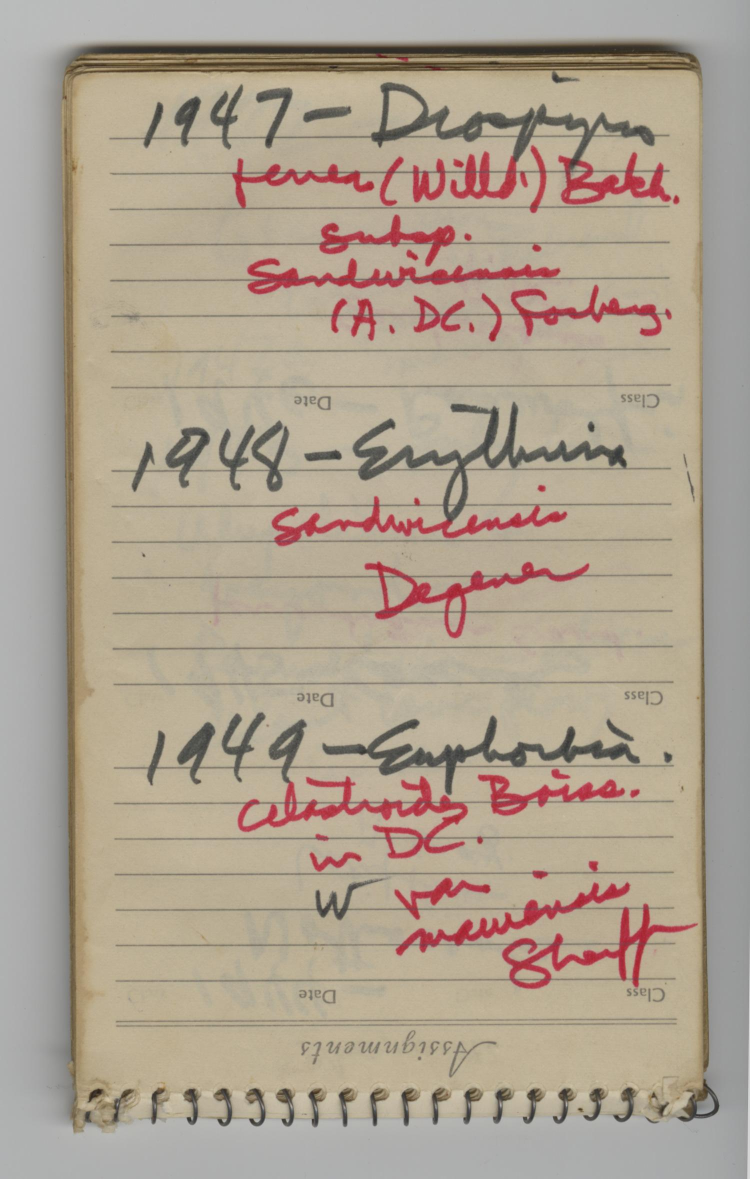
#> input picture recursos/imagenes/portadas/cuaderno.png, 1500 x 2357 px (shown at 1/2 size)
$ python -i preprocesado.py   (imports and definitions only)
#> lines starting #> are read from the running program, lines starting #| are printed output that depends on the picture; after the words box and inside, x2 and y2 are one past the last pixel; in counts of white or black regions, pixels touching at a corner belong together
import base64
import re

import cv2
import numpy as np

LADO_MAXIMO = 1000
# Las fotos se guardan con mas detalle que el que se usa para segmentar: sirve para hacer zoom en numeros chicos o lejanos.
LADO_GUARDADO = 2000
ALTURA_COMODA = 45
GIROS = (None, cv2.ROTATE_90_CLOCKWISE, cv2.ROTATE_180, cv2.ROTATE_90_COUNTERCLOCKWISE)
# Con 0,08 ninguna foto derecha de las pruebas se volteo por error; mas bajo endereza mas fotos de cabeza pero voltea
# algunas derechas (el 6 y el 9, o el 0, 1 y 8, se ven igual de cabeza). Para esas queda el boton «Girar».
MARGEN_GIRO = 0.08


# [5 lines left out: function decodificar_imagen, not called in this run]


def limitar_tamano(imagen, lado_maximo=LADO_MAXIMO):
    alto, ancho = imagen.shape[:2]
    escala = lado_maximo / max(alto, ancho)
    if escala < 1:
        imagen = cv2.resize(imagen, (round(ancho * escala), round(alto * escala)), interpolation=cv2.INTER_AREA)
    return imagen


def a_gris(imagen):
    """Pasa a gris. Si hay cuadricula de un color distinto a la tinta, usa el canal (azul, verde o rojo) donde la
    cuadricula casi desaparece y la tinta sigue oscura."""
    if imagen.ndim != 3:
        return imagen.copy()
    gris = cv2.cvtColor(imagen, cv2.COLOR_BGR2GRAY)
    binaria = binarizar(normalizar_iluminacion(gris))
    lineas = cv2.bitwise_and(cv2.bitwise_or(_lineas_largas(binaria, True), _lineas_largas(binaria, False)), binaria)
    if np.count_nonzero(lineas) < 50:
        return gris
    distancia = cv2.distanceTransform(binaria, cv2.DIST_L2, 3)
    radio = float(np.median(distancia[lineas > 0]))
    if not np.isfinite(radio) or radio > min(binaria.shape) / 8:
        return gris
    tinta = distancia > radio + 1.5
    cerca_de_tinta = cv2.dilate(tinta.astype(np.uint8), np.ones((5, 5), np.uint8)).astype(bool)
    linea_fina = (lineas > 0) & (distancia <= radio + 0.5) & ~cerca_de_tinta
    papel = binaria == 0
    if tinta.sum() < 20 or linea_fina.sum() < 50 or papel.sum() < 50:
        return gris
    candidatos = [gris] + [imagen[..., c] for c in range(3)]
    puntajes = []
    for canal in candidatos:
        fondo = float(np.median(canal[papel]))
        contraste_tinta = fondo - float(np.median(canal[tinta]))
        contraste_linea = fondo - float(np.median(canal[linea_fina]))
        puntajes.append(contraste_tinta - max(0.0, contraste_linea))
    mejor = int(np.argmax(puntajes))
    if mejor == 0 or puntajes[mejor] < puntajes[0] + 20:
        return gris
    return candidatos[mejor].copy()


def normalizar_iluminacion(gris):
    """Divide por el fondo estimado para quitar sombras y dejar el papel casi blanco."""
    if np.median(gris) < 110:
        gris = 255 - gris
    lado = max(15, min(gris.shape) // 12) | 1
    fondo = cv2.medianBlur(cv2.dilate(gris, np.ones((lado, lado), np.uint8)), lado * 2 + 1)
    normalizada = cv2.divide(gris, np.maximum(fondo, 1), scale=255)
    return cv2.normalize(normalizada, None, 0, 255, cv2.NORM_MINMAX)


def binarizar(normalizada):
    _, binaria = cv2.threshold(normalizada, 0, 255, cv2.THRESH_BINARY_INV + cv2.THRESH_OTSU)
    return binaria


def _lineas_largas(binaria, horizontal):
    """Marca las rectas de una hoja cuadriculada o rayada: cruzan casi toda la foto o, si estan torcidas, salen por un borde."""
    alto, ancho = binaria.shape
    largo_total = ancho if horizontal else alto
    tramo = max(15, largo_total // 20)
    if horizontal:
        engrosada = cv2.dilate(binaria, np.ones((3, 1), np.uint8))
        tramos = cv2.morphologyEx(engrosada, cv2.MORPH_OPEN, np.ones((1, tramo), np.uint8))
    else:
        engrosada = cv2.dilate(binaria, np.ones((1, 3), np.uint8))
        tramos = cv2.morphologyEx(engrosada, cv2.MORPH_OPEN, np.ones((tramo, 1), np.uint8))
    cantidad, etiquetas, estadisticas, _ = cv2.connectedComponentsWithStats(tramos, connectivity=8)
    elegidas = []
    for i in range(1, cantidad):
        x, y, w, h, area = estadisticas[i]
        largo = w if horizontal else h
        toca_borde = x == 0 or y == 0 or x + w == ancho or y + h == alto
        if largo >= 0.8 * largo_total or (toca_borde and largo >= max(tramo, 0.1 * largo_total) and area <= 6 * largo):
            elegidas.append(i)
    return np.where(np.isin(etiquetas, elegidas), 255, 0).astype(np.uint8)


def quitar_cuadricula(binaria):
    """Borra las lineas finas de hojas cuadriculadas o rayadas sin tocar los trazos, mas gruesos, del digito."""
    lineas = cv2.bitwise_and(cv2.bitwise_or(_lineas_largas(binaria, True), _lineas_largas(binaria, False)), binaria)
    if not lineas.any():
        return binaria
    distancia = cv2.distanceTransform(binaria, cv2.DIST_L2, 3)
    radio = float(np.median(distancia[lineas > 0]))
    if not np.isfinite(radio) or radio > min(binaria.shape) / 8:
        return binaria
    lado = 2 * int(np.ceil(radio + 2)) + 1
    # Lo mas grueso que una linea es trazo; los cruces de la cuadricula tambien engordan, pero son puntos chicos.
    nucleos = (distancia > radio + 1.5).astype(np.uint8)
    cantidad, etiquetas, estadisticas, _ = cv2.connectedComponentsWithStats(nucleos, connectivity=8)
    grandes = [i for i in range(1, cantidad)
               if max(estadisticas[i, cv2.CC_STAT_WIDTH], estadisticas[i, cv2.CC_STAT_HEIGHT]) >= 2 * lado]
    nucleos = np.where(np.isin(etiquetas, grandes), 255, 0).astype(np.uint8)
    gruesos = cv2.dilate(nucleos, cv2.getStructuringElement(cv2.MORPH_ELLIPSE, (lado, lado)))
    quitar = cv2.bitwise_and(lineas, cv2.bitwise_not(gruesos))
    limpia = cv2.bitwise_and(binaria, cv2.bitwise_not(quitar))
    limpia = cv2.morphologyEx(limpia, cv2.MORPH_CLOSE, np.ones((5, 1), np.uint8))
    limpia = cv2.morphologyEx(limpia, cv2.MORPH_CLOSE, np.ones((1, 5), np.uint8))
    return cv2.morphologyEx(limpia, cv2.MORPH_OPEN, np.ones((2, 2), np.uint8))


def _unir(a, b):
    x = min(a[0], b[0])
    y = min(a[1], b[1])
    return (x, y, max(a[0] + a[2], b[0] + b[2]) - x, max(a[1] + a[3], b[1] + b[3]) - y)


def _solape_horizontal(a, b):
    izquierda = max(a[0], b[0])
    derecha = min(a[0] + a[2], b[0] + b[2])
    return max(0, derecha - izquierda) / max(1, min(a[2], b[2]))


def _unir_fragmentos(cajas):
    """Une trazos de un mismo digito (la barra del 5, las ramas del 4) que se superponen en horizontal."""
    cajas = list(cajas)
    cambio = True
    while cambio:
        cambio = False
        for i in range(len(cajas)):
            for j in range(i + 1, len(cajas)):
                if _solape_horizontal(cajas[i], cajas[j]) >= 0.5:
                    cajas[i] = _unir(cajas[i], cajas[j])
                    del cajas[j]
                    cambio = True
                    break
            if cambio:
                break
    return cajas


def ordenar_cajas(cajas):
    """Orden de lectura: por filas de arriba abajo y, dentro de cada fila, de izquierda a derecha."""
    if not cajas:
        return []
    altura = np.median([c[3] for c in cajas])
    filas = []
    for caja in sorted(cajas, key=lambda c: c[1] + c[3] / 2):
        centro = caja[1] + caja[3] / 2
        if filas and abs(centro - filas[-1]["centro"]) < 0.6 * altura:
            filas[-1]["cajas"].append(caja)
            filas[-1]["centro"] = np.mean([c[1] + c[3] / 2 for c in filas[-1]["cajas"]])
        else:
            filas.append({"centro": centro, "cajas": [caja]})
    return [c for fila in filas for c in sorted(fila["cajas"], key=lambda c: c[0])]


def detectar_cajas(binaria):
    alto, ancho = binaria.shape
    cantidad, _, estadisticas, _ = cv2.connectedComponentsWithStats(binaria, connectivity=8)
    # Minimo bajo para no perder numeros chicos o lejanos; las manchas sueltas caen luego por ser mucho mas bajas que los digitos.
    area_minima = max(12, 0.00003 * alto * ancho)
    candidatas = []
    for i in range(1, cantidad):
        x, y, w, h, area = estadisticas[i]
        if area < area_minima or h < 6:
            continue
        if w > 0.8 * ancho or h > 0.8 * alto or w > 5 * h:
            continue
        candidatas.append((int(x), int(y), int(w), int(h)))
    cajas = _unir_fragmentos(candidatas)
    if cajas:
        mayor = max(c[3] for c in cajas)
        cajas = [c for c in cajas if c[3] >= 0.3 * mayor]
    return ordenar_cajas(cajas)


def _mismo_renglon(a, b):
    return abs((a[1] + a[3] / 2) - (b[1] + b[3] / 2)) < 0.6 * max(a[3], b[3])


# [39 lines left out: functions _ajustar_caja, _dividir_caja, ajustar_cantidad, not called in this run]


def caja_a_mnist(binaria, caja):
    """Recorta un digito y lo deja como MNIST: lado mayor de 20 px, centrado por centro de masa en 28x28."""
    x, y, w, h = caja
    recorte = binaria[y : y + h, x : x + w]
    escala = 20.0 / max(w, h)
    tamano = (max(1, round(w * escala)), max(1, round(h * escala)))
    reducido = cv2.resize(recorte, tamano, interpolation=cv2.INTER_AREA)
    lienzo = np.zeros((28, 28), np.uint8)
    y0, x0 = (28 - tamano[1]) // 2, (28 - tamano[0]) // 2
    lienzo[y0 : y0 + tamano[1], x0 : x0 + tamano[0]] = reducido
    momentos = cv2.moments(lienzo)
    if momentos["m00"] > 0:
        dx = 14 - momentos["m10"] / momentos["m00"]
        dy = 14 - momentos["m01"] / momentos["m00"]
        lienzo = cv2.warpAffine(lienzo, np.float32([[1, 0, dx], [0, 1, dy]]), (28, 28))
    return lienzo


def digitos_desde_cajas(binaria, cajas):
    recortes = [caja_a_mnist(binaria, c) for c in cajas]
    if not recortes:
        return np.zeros((0, 784), np.float32), []
    return np.stack(recortes).reshape(-1, 784).astype(np.float32) / 255.0, recortes


def dibujar_cajas(imagen, cajas):
    salida = imagen.copy() if imagen.ndim == 3 else cv2.cvtColor(imagen, cv2.COLOR_GRAY2BGR)
    for numero, (x, y, w, h) in enumerate(cajas, 1):
        cv2.rectangle(salida, (x, y), (x + w, y + h), (0, 160, 255), 2)
        cv2.putText(salida, str(numero), (x, max(14, y - 6)), cv2.FONT_HERSHEY_SIMPLEX, 0.6, (0, 160, 255), 2)
    return salida


def procesar_foto(imagen, esperado=None):
    """Ejecuta todo el preprocesado: gris, iluminacion, binarizacion, sin cuadricula y segmentacion en digitos de 28x28.

    Si los digitos salen chicos (numero lejano), recorta esa zona de la foto con todo su detalle y la procesa otra vez.
    """
    resultado = _procesar_una(imagen, esperado)
    cajas = resultado["cajas"]
    if not cajas:
        return resultado
    altura = float(np.median([c[3] for c in cajas]))
    if altura >= ALTURA_COMODA:
        return resultado
    alto, ancho = imagen.shape[:2]
    factor = max(alto, ancho) / max(resultado["pasos"]["original"].shape[:2])
    margen = 1.5 * altura
    x0 = max(0, int((min(c[0] for c in cajas) - margen) * factor))
    y0 = max(0, int((min(c[1] for c in cajas) - margen) * factor))
    x1 = min(ancho, int((max(c[0] + c[2] for c in cajas) + margen) * factor))
    y1 = min(alto, int((max(c[1] + c[3] for c in cajas) + margen) * factor))
    recorte = imagen[y0:y1, x0:x1]
    if min(recorte.shape[:2]) < 20:
        return resultado
    lado = max(recorte.shape[:2])
    objetivo = min(LADO_MAXIMO, lado * ALTURA_COMODA * 2 / altura / factor)
    if objetivo > lado:
        recorte = cv2.resize(recorte, None, fx=objetivo / lado, fy=objetivo / lado, interpolation=cv2.INTER_CUBIC)
    ampliado = _procesar_una(recorte, esperado)
    if not ampliado["cajas"] or (esperado and len(ampliado["cajas"]) != esperado and len(cajas) == esperado):
        return resultado
    return ampliado


def girar(imagen, giro):
    return imagen if giro is None else cv2.rotate(imagen, giro)


# [30 lines left out: function orientar, not called in this run]


def _procesar_una(imagen, esperado=None):
    imagen = limitar_tamano(imagen)
    gris = a_gris(imagen)
    iluminada = normalizar_iluminacion(gris)
    binaria = quitar_cuadricula(binarizar(iluminada))
    cajas = detectar_cajas(binaria)
    detectados = len(cajas)
    ajustado = False
    if esperado and detectados != esperado:
        cajas = ajustar_cantidad(binaria, cajas, esperado)
        ajustado = True
    digitos, recortes = digitos_desde_cajas(binaria, cajas)
    aviso = None
    if esperado and len(cajas) != esperado:
        aviso = f"Se encontraron {len(cajas)} dígitos y escribiste {esperado}. Revisa la foto o los recortes."
    elif ajustado:
        aviso = f"Se detectaron {detectados} dígitos y escribiste {esperado}; se ajustaron los recortes."
    return {
        "pasos": {
            "original": imagen,
            "gris": gris,
            "iluminacion": iluminada,
            "binaria": binaria,
            "segmentacion": dibujar_cajas(imagen, cajas),
        },
        "cajas": cajas,
        "binaria": binaria,
        "digitos": digitos,
        "recortes": recortes,
        "cantidad_detectada": detectados,
        "aviso": aviso,
    }


# [25 lines left out: functions dibujo_a_vector, a_data_uri, not called in this run]

>>> import cv2
>>> picture = cv2.imread('../recursos/imagenes/portadas/cuaderno.png')
#> picture is the input picture: shape (2357, 1500, 3); mean B, G, R 144.1, 160.7, 174
>>> result = procesar_foto(picture)
#> in binarizar, `_, binaria = cv2.threshold(normalizada, 0, 255, cv2.THRESH_BINARY_INV ..`:
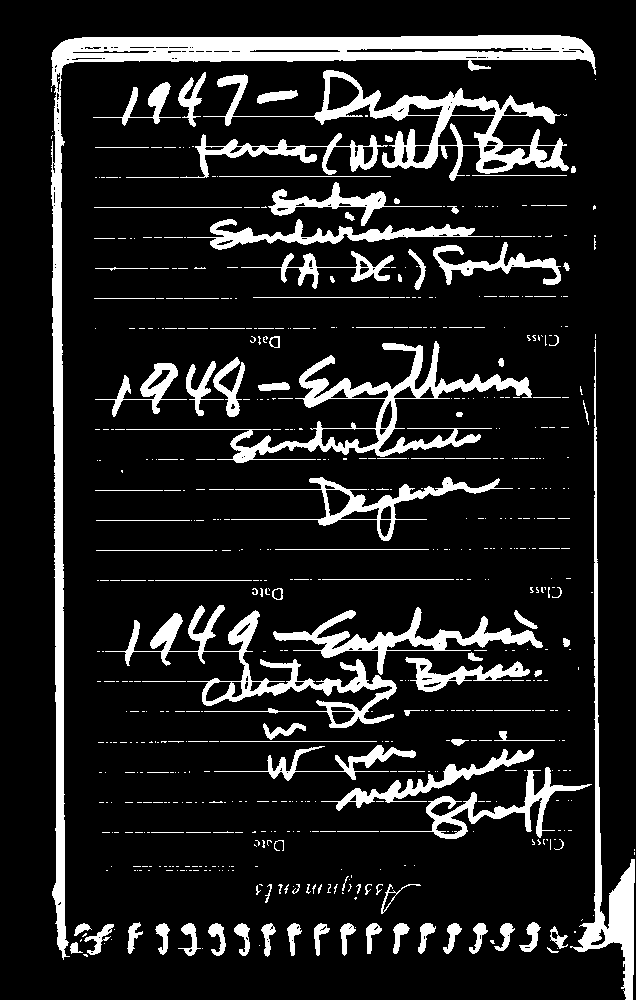
#> binaria: shape (1000, 636); 13.3% white; 617 white regions (494 under 20 px), largest, box (x1, y1, x2, y2) and area: (51, 35, 596, 960) 19770, (203, 70, 569, 181) 7591, (126, 341, 532, 463) 7010
#> in _lineas_largas, `cantidad, etiquetas, estadisticas, _ = cv2.connectedComponentsWithStat..`:
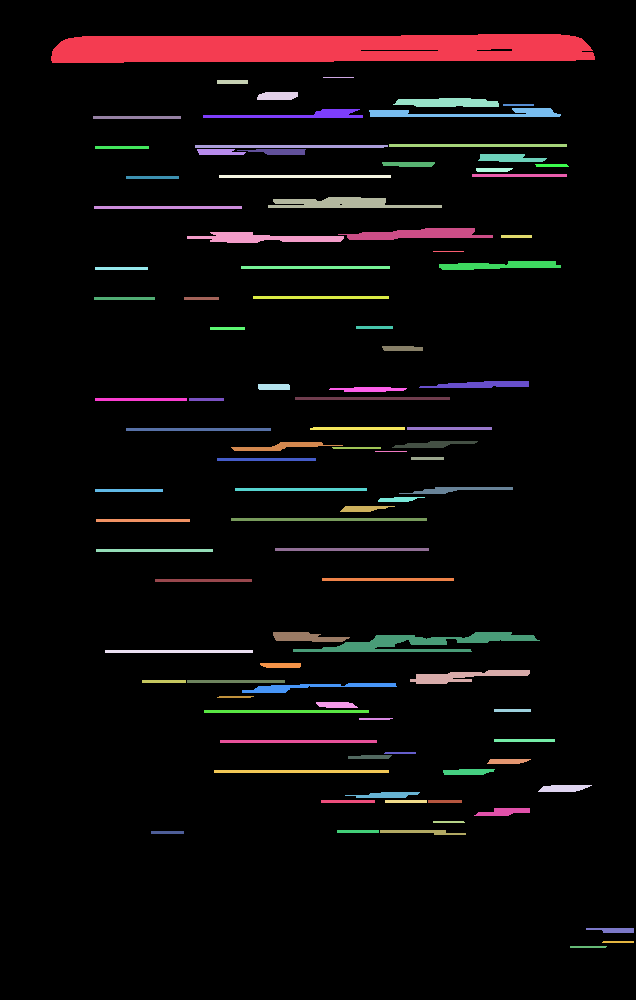
#> etiquetas: shape (1000, 636) int32; 96 distinct labels, from 0 to 95; one colour per label, 0 black
#> in _lineas_largas, `cantidad, etiquetas, estadisticas, _ = cv2.connectedComponentsWithStat..`: cantidad = 96; estadisticas = 96 rows, first 6: [0, 0, 636, 1000, 590735], [51, 34, 544, 29, 13749], [323, 77, 31, 1, 31], [217, 80, 31, 4, 124], [257, 92, 41, 8, 299], [393, 98, 106, 9, 785]
#> the loop in _lineas_largas, `for i in range(1, cantidad):` made 95 passes
#> (x, y, w, h, area, largo) on passes 1 to 8: (51, 34, 544, 29, 13749, 544), (323, 77, 31, 1, 31, 31), (217, 80, 31, 4, 124, 31), (257, 92, 41, 8, 299, 41), (393, 98, 106, 9, 785, 106), (503, 104, 31, 2, 62, 31), (203, 109, 160, 9, 702, 160), (369, 108, 192, 9, 957, 192)
#> after the loop in _lineas_largas, `for i in range(1, cantidad):`: elegidas = [1]
#> call 2 of _lineas_largas, with horizontal = False
#> in _lineas_largas (call 2), `largo_total = ancho if horizontal else alto`: largo_total = 1000
#> in _lineas_largas (call 2), `tramo = max(15, largo_total // 20)`: tramo = 50
#> in _lineas_largas (call 2), `cantidad, etiquetas, estadisticas, _ = cv2.connectedComponentsWithStat..`:
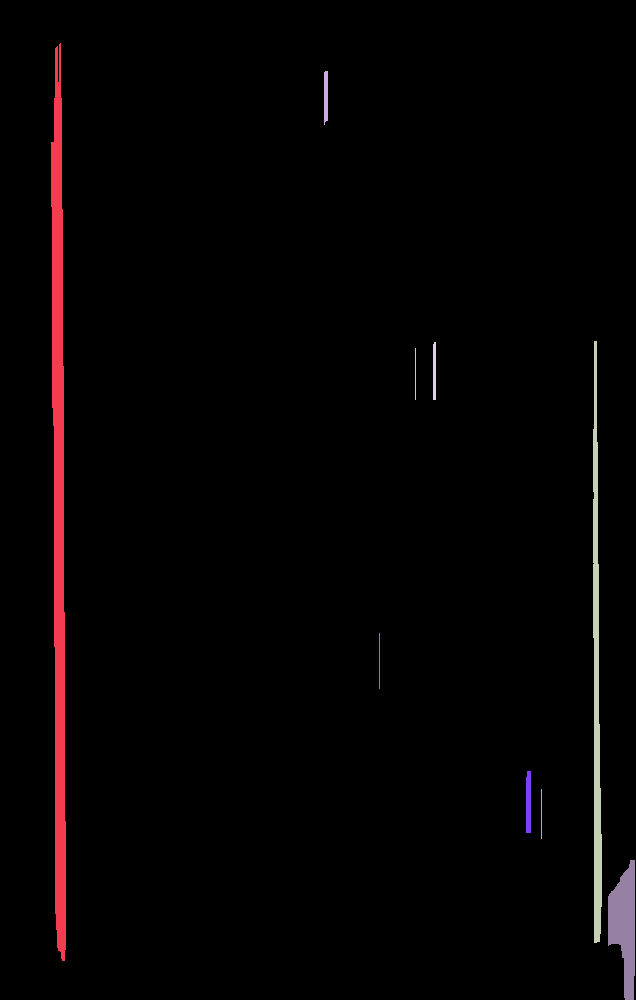
#> etiquetas: shape (1000, 636) int32; 10 distinct labels, from 0 to 9; one colour per label, 0 black
#> in _lineas_largas (call 2), `cantidad, etiquetas, estadisticas, _ = cv2.connectedComponentsWithStat..`: cantidad = 10; estadisticas = [[0, 0, 636, 1000, 620216], [51, 43, 15, 918, 9186], [324, 71, 4, 54, 204], [593, 341, 9, 602, 3322], [433, 342, 3, 58, 172], [415, 348, 1, 52, 52], [379, 633, 1, 56, 56], [526, 771, 5, 62, 304], [541, 789, 1, 50, 50], [608, 860, 27, 140, 2438]]
#> the loop in _lineas_largas (call 2), `for i in range(1, cantidad):` made 9 passes
#> (x, y, w, h, area, largo, toca_borde) on passes 1 to 8: (51, 43, 15, 918, 9186, 918, False), (324, 71, 4, 54, 204, 54, False), (593, 341, 9, 602, 3322, 602, False), (433, 342, 3, 58, 172, 58, False), (415, 348, 1, 52, 52, 52, False), (379, 633, 1, 56, 56, 56, False), (526, 771, 5, 62, 304, 62, False), (541, 789, 1, 50, 50, 50, False)
#> in a_gris, `radio = float(np.median(distancia[lineas > 0]))`: radio = 2.87
#> in a_gris, `candidatos = [gris] + [imagen[..., c] for c in range(3)]`: candidatos = 4 items
#> the loop in a_gris, `for canal in candidatos:` made 4 passes
#> (fondo, contraste_tinta, contraste_linea) on passes 1 to 4: (175, 91, 57), (152, 83, 65), (174, 99, 58), (185, 93, 54)
#> after the loop in a_gris, `for canal in candidatos:`: puntajes = [34, 18, 41, 39]
#> in a_gris, `mejor = int(np.argmax(puntajes))`: mejor = 2
#> in _lineas_largas (call 3), `cantidad, etiquetas, estadisticas, _ = cv2.connectedComponentsWithStat..`: cantidad = 96; estadisticas = 96 rows, first 6: [0, 0, 636, 1000, 590735], [51, 34, 544, 29, 13749], [323, 77, 31, 1, 31], [217, 80, 31, 4, 124], [257, 92, 41, 8, 299], [393, 98, 106, 9, 785]
#> in quitar_cuadricula, `return cv2.morphologyEx(limpia, cv2.MORPH_OPEN, np.ones((2, 2), np.uin..`:
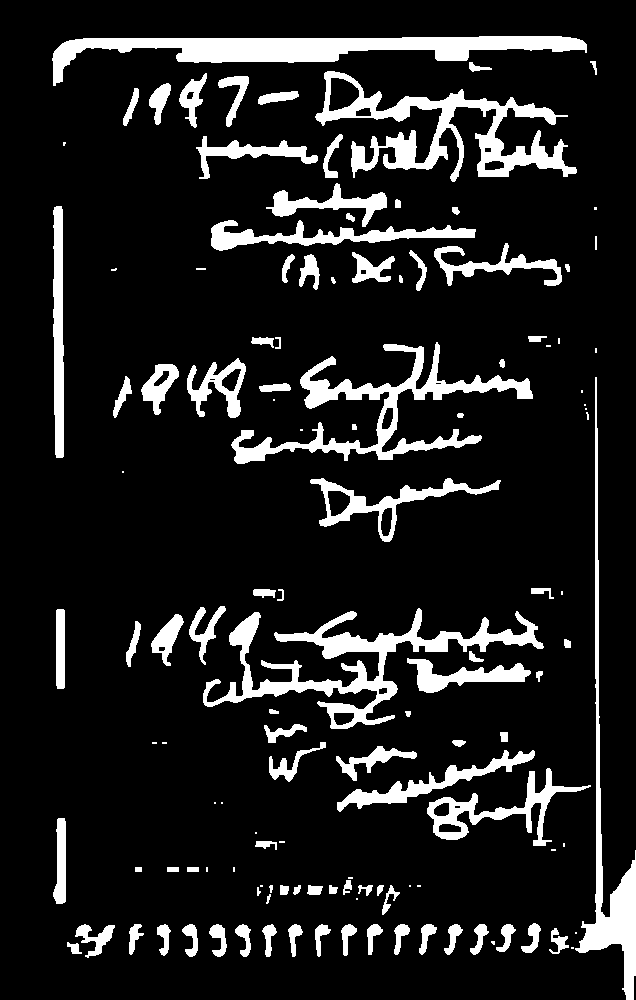
#> returned value: shape (1000, 636); 12.3% white; 128 white regions (32 under 20 px), largest, box (x1, y1, x2, y2) and area: (52, 36, 587, 86) 9292, (203, 608, 544, 729) 8814, (315, 71, 577, 182) 8277
#> the loop in ordenar_cajas, `for caja in sorted(cajas, key=lambda c: c[1] + c[3] / 2):` made 5 passes
#> caja on passes 1 to 5: (179, 62, 412, 895), (141, 83, 43, 873), (113, 88, 31, 867), (575, 61, 61, 939), (53, 206, 13, 698)
#> the loop in dibujar_cajas, `for numero, (x, y, w, h) in enumerate(cajas, 1):` made 5 passes
#> after the loop in dibujar_cajas, `for numero, (x, y, w, h) in enumerate(cajas, 1):`:
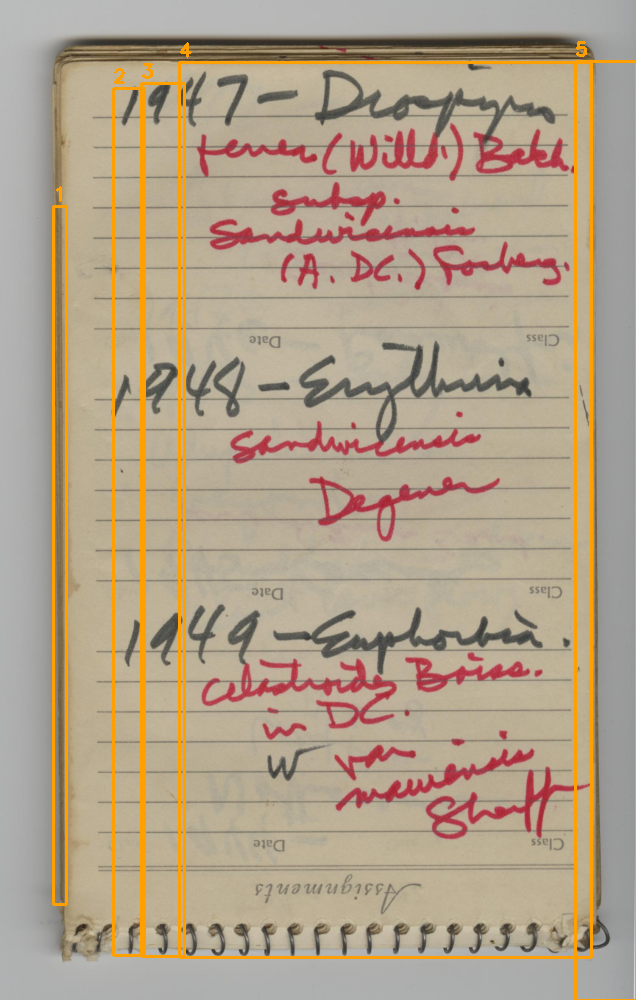
#> salida: shape (1000, 636, 3); mean of channels 0, 1, 2 137.9, 160.4, 177.4; drawn as B, G, R
